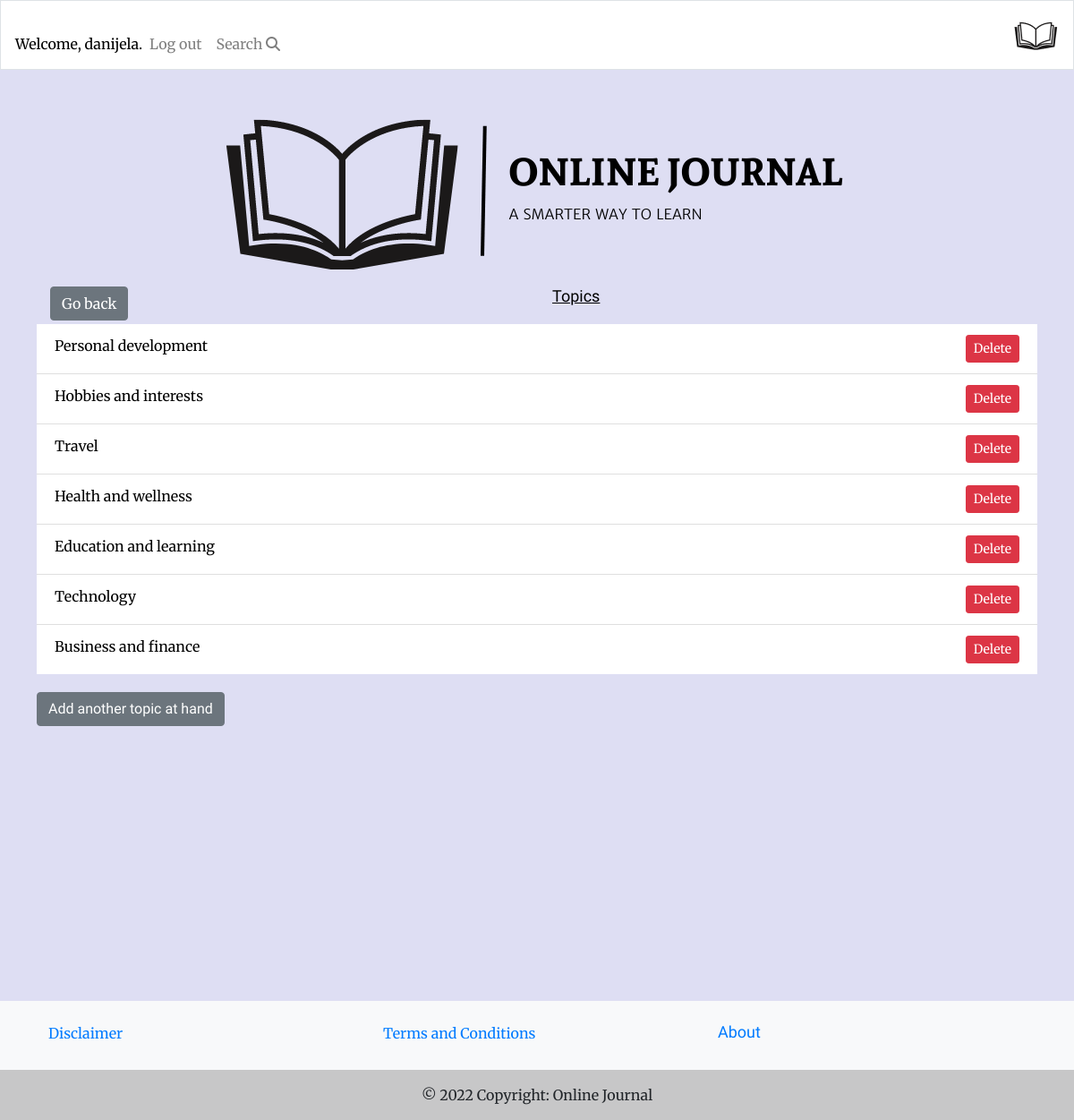
The app's page /topics/ (signed in), older data.
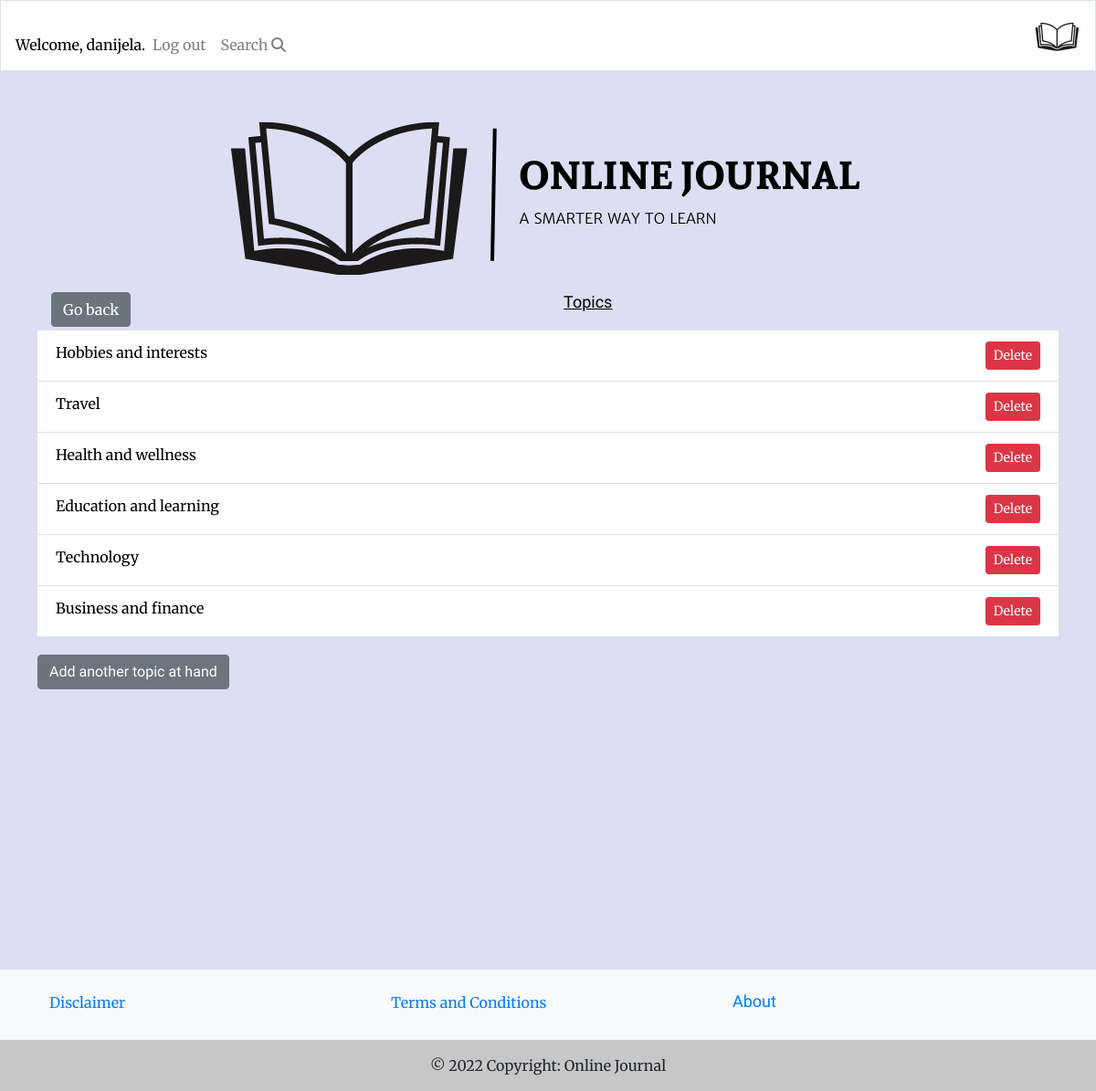
The same page, newer data.
### learning_logs/models.py (models this page shows)
class Topic(models.Model):
    text = models.CharField(max_length=200)
    date_added = models.DateTimeField(auto_now_add=True)
    def __str__(self):
        return self.text

### learning_logs/views.py (the view)
# urls.py: path('topics/', views.topics, name='topics'),
@login_required
def topics(request):
    topics = Topic.objects.order_by('date_added')
    context = {'topics': topics}
    return render(request, 'learning_logs/topics.html', context)

### learning_logs/templates/learning_logs/topics.html
{% extends "learning_logs/base.html" %}
{% block page_header %}
<a class="btn btn-secondary go-back" href="javascript:history.back()">Go back</a>
<h3 class="topic-on-hand">Topics</h3>
{% endblock page_header %}
{% block content %}
<ul class="topics-list list-group list-group-flush">
    {% for topic in topics %}
    <li class="list-group-item d-flex justify-content-between">
        <a href="{% url 'learning_logs:topic' topic.id %}">{{ topic }}</a>
        {% if user.is_authenticated %}
        <a href="{% url 'learning_logs:delete_topic' topic.id %}" class="btn btn-danger btn-sm">Delete</a>
        {% endif %}
    </li>
    {% empty %}
    <li class="list-group-item">There are no entries yet.</li>
{% endfor %}
</ul>
<h2><button class="btn btn-secondary" type="button" onclick="window.location.href='{% url 'learning_logs:new_topic' %}'">Add another topic at hand</button>
</h2>
{% endblock content %}

Row changes from the older to the newer data that the page shows:
removed Topic: text "Personal development"
